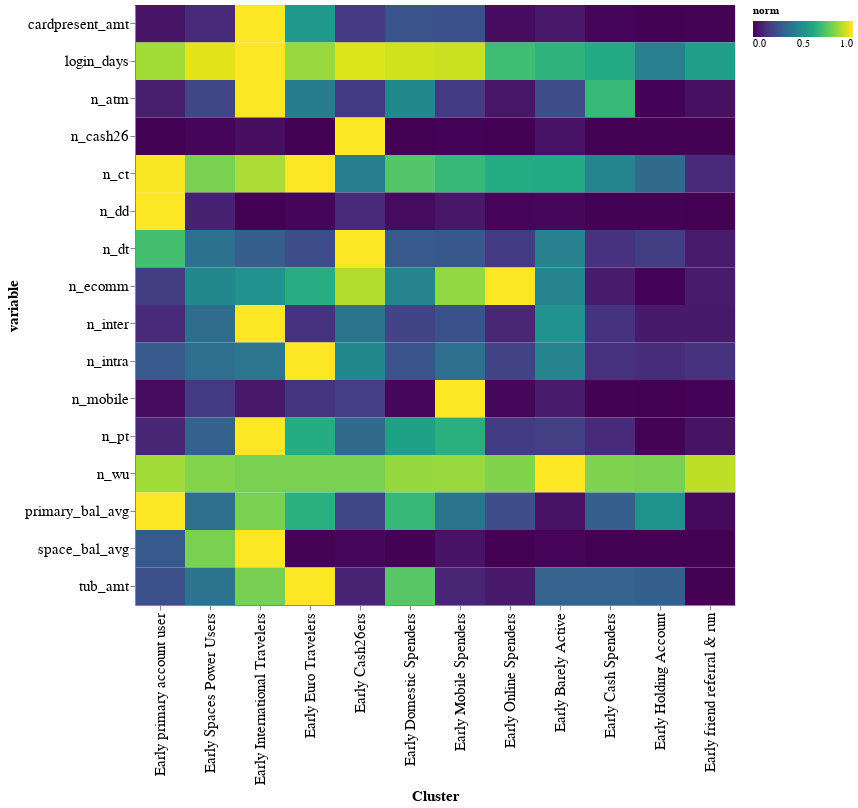

This figure's notebook cell:
### Code cell
df = pd.read_csv(path)

di = {
    "E1": "Early Spaces Power Users",
    "E2": "Early International Travelers",
    "E3": "Early Euro Travelers",
    "E5": "Early Domestic Spenders",
    "E4": "Early Cash26ers",
    "E6": "Early Mobile Spenders",
    "E7": "Early Online Spenders",
    "E8": "Early Barely Active",
    "E9": "Early Cash Spenders",
    "E10": "Early Holding Account",
    "E11": "Early friend referral & run",
    "E12": "Early primary account user",
}

rank = {
    "Early primary account user": 0,
    "Early Spaces Power Users": 1,
    "Early International Travelers": 2,
    "Early Euro Travelers": 3,
    "Early Cash26ers": 4,
    "Early Domestic Spenders": 5,
    "Early Mobile Spenders": 6,
    "Early Online Spenders": 7,
    "Early Barely Active": 8,
    "Early Cash Spenders": 9,
    "Early Holding Account": 10,
    "Early friend referral & run": 11,
}

high = {
    "Early primary account user": 1,
    "Early Spaces Power Users": 1,
    "Early International Travelers": 1,
    "Early Euro Travelers": 1,
    "Early Cash26ers": 1,
    "Early Domestic Spenders": 1,
    "Early Mobile Spenders": 1,
    "Early Online Spenders": 0,
    "Early Barely Active": 0,
    "Early Cash Spenders": 0,
    "Early Holding Account": 0,
    "Early friend referral & run": 0,
}


df["cluster_new"] = df["cluster_new"].map(di).fillna(df["cluster_new"])
df = df.loc[df["kycc_cohort"] == "2020-12-01", :]
df["rank"] = df["cluster_new"].map(rank)
df["high"] = df["cluster_new"].map(high)


# only certain features
df = df.loc[
    :,
    [
        "cluster_new",
        "user_id",
        "rank",
        "high",
        "n_atm",
        "cardpresent_amt",
        "primary_bal_avg",
        "space_bal_avg",
        "n_pt",
        "n_dd",
        "n_dt",
        "n_ct",
        "n_inter",
        "n_intra",
        "login_days",
        "n_wu",
        "tub_amt",
        "n_cash26",
        "n_ecomm",
        "n_mobile",
    ],
]
df = df.melt(id_vars=["user_id", "rank", "high", "cluster_new"])

df = (
    df.groupby(["cluster_new", "rank", "high", "variable"])["value"]
    .agg("mean")
    .reset_index()
)

df["norm"] = df["value"] / df.groupby(["variable"])["value"].transform("max")

# only high activity
# df = df.loc[df["high"]==1,:]

# Configure common options
base = alt.Chart(df).encode(
    alt.Y("variable:O", scale=alt.Scale(paddingInner=0)),
    alt.X(
        "cluster_new:O",
        scale=alt.Scale(paddingInner=0),
        sort=alt.SortField("rank", order="ascending"),
        axis=alt.Axis(title="Cluster"),
    ),
)

# Configure heatmap
heatmap = (
    base.mark_rect()
    .encode(
        color=alt.Color(
            "norm:Q",
            scale=alt.Scale(scheme="viridis"),
            legend=alt.Legend(direction="horizontal"),
        )
    )
    .properties(height=600, width=600)
    .configure_axis(labelFontSize=15, titleFontSize=15)
)


# Draw the chart
heatmap

### Figure 1 — Vega-Lite specification as saved in the notebook (floating-point values rounded to 4 significant figures; data arrays with more than 128 entries replaced by an {"elided": "..."} marker saying what was removed)
{"config": {"view": {"continuousWidth": 400, "continuousHeight": 300}, "axis": {"labelFontSize": 15, "titleFontSize": 15}}, "data": {"name": "data-e8b1ea727833f7cd5b1c9c17fe7439f8"}, "mark": "rect", "encoding": {"color": {"type": "quantitative", "field": "norm", "legend": {"direction": "horizontal"}, "scale": {"scheme": "viridis"}}, "x": {"type": "ordinal", "axis": {"title": "Cluster"}, "field": "cluster_new", "scale": {"paddingInner": 0}, "sort": {"field": "rank", "order": "ascending"}}, "y": {"type": "ordinal", "field": "variable", "scale": {"paddingInner": 0}}}, "height": 600, "width": 600, "$schema": "https://vega.github.io/schema/vega-lite/v4.8.1.json", "datasets": {"data-e8b1ea727833f7cd5b1c9c17fe7439f8": {"elided": "192 records"}}}
